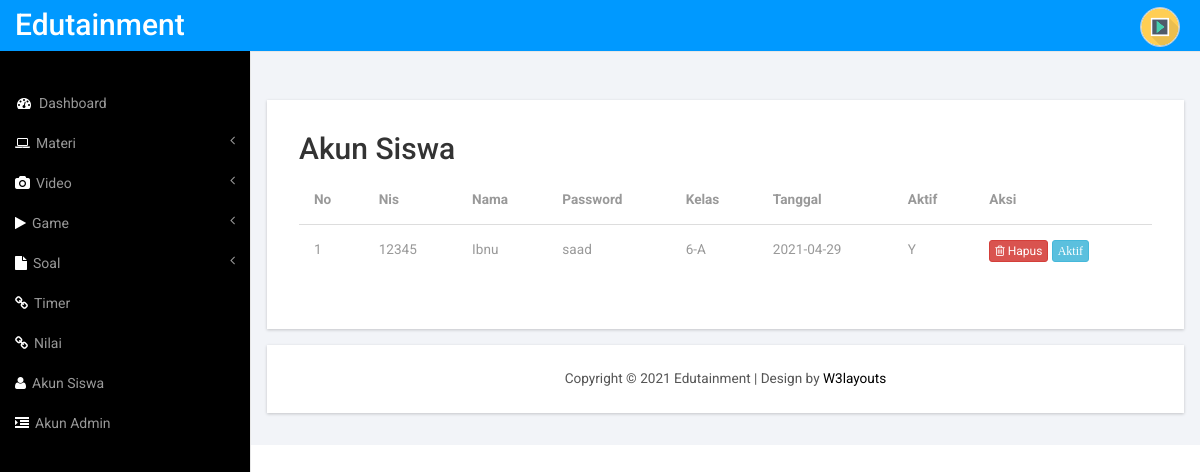
The app's page /admin/admin.php?page=akun_siswa (signed in) with its own data.
### tables this page shows
CREATE TABLE `tabel_loginsiswa` (
  `id_loginsiswa` int(11) NOT NULL,
  `tanggal` date NOT NULL,
  `nis` varchar(10) NOT NULL,
  `kelas` varchar(10) NOT NULL,
  `aktif` enum('N','Y') NOT NULL,
  `nama` varchar(50) NOT NULL,
  `username` varchar(50) NOT NULL,
  `password` varchar(50) NOT NULL
);

### admin/modul/akun_siswa/akun_siswa_page.php (the view)
<div class="content_bottom">
     <div class="col-md-12 span_3">
          <div class="bs-example1" data-example-id="contextual-table">
<h2 class="sub-header">Akun Siswa</h2>
 <table class="table">
 <thead>
  <tr>
    <th>No</th>
    <th>Nis</th>
    <th>Nama</th>
    <th>Password</th>
    <th>Kelas</th>
    <th>Tanggal</th>
    <th>Aktif</th>
    <th>Aksi</th>
  </tr>
  <?php
    $no=1;
    $page = mysqli_query($koneksi,"SELECT * FROM tabel_loginsiswa") or die(mysqli_error());
    while($data=mysqli_fetch_array($page)){
  ?>
  <tr>
    <td> <?php echo $no; ?> </td>
    <td> <?php echo $data['username']; ?> </td>
    <td> <?php echo $data['nama']; ?> </td>
     <td> <?php echo $data['password']; ?> </td>
    <td> <?php echo $data['kelas']; ?> </td>
    <td> <?php echo $data['tanggal']; ?> </td>
    <td> <?php echo $data['aktif']; ?> </td>
    <td>
      <a href="?page=akun_siswa_hapus&id=
      <?php echo $data['id_loginsiswa']; ?>" class="btn btn-danger btn-xs"><i class="fa fa-trash-o"></i> Hapus </a>
          <?php if ($data['aktif']=='Y'){ ?>
            <a href="?page=status_siswa&id=<?= $data ['id_loginsiswa'] ?>" class="btn btn-info btn-xs"><i class="fa fa-eyes">Aktif</button></a>
          <?php } else if ($data['aktif']=='N'){ ?>
            <a href="?page=status_siswa&id=<?= $data ['id_loginsiswa'] ?>"class="btn btn-danger btn-xs"><i class="fa fa-eyes">Tidak</button></a>
         <?php } ?>
    </td>
  </tr>
  <?php
      $no++;
    }
  ?>
</thead>
</table>
</div>
</div>
</div>

### admin/assets/css/style.css (style rules this page uses)
h4, h5, h6, h1, h2, h3 { margin-top: 0; }
html, body { font-family: 'Roboto', sans-serif; font-size: 100%; background:#000; overflow-x: hidden; }
body a { transition:0.5s all; -webkit-transition:0.5s all; -moz-transition:0.5s all; -o-transition:0.5s all; -ms-transition:0.5s all; }
.span_3 { padding:0; }
.content_bottom { margin-bottom:1em; }
.map_container, #chart, .span_6, .col_2, .weather_list, .cal1, .skills-info, .stats-info, .r3_counter_box, .activity_box, .bs-example1, .cloud, .copy { -ms-box-shadow: 0 1px 3px 0px rgba(0, 0, 0, 0.2); -o-box-shadow: 0 1px 3px 0px rgba(0, 0, 0, 0.2); -moz-box-shadow: 0 1px 3px 0px rgba(0, 0, 0, 0.2); -webkit-box-shadow: 0 1px 3px 0px rgba(0, 0, 0, 0.2); box-shadow: 0 1px 3px 0px rgba(0, 0, 0, 0.2); }
.table > thead > tr > th, .table > tbody > tr > th, .table > tfoot > tr > th, .table > thead > tr > td, .table > tbody > tr > td, .table > tfoot > tr > td { border-top: none !important; }
.bs-example1 { background:#fff; padding:2em; }
.table > thead > tr > th, .table > tbody > tr > th, .table > tfoot > tr > th, .table > thead > tr > td, .table > tbody > tr > td, .table > tfoot > tr > td { font-size: 0.85em; color: #999; }
.table td, .table>tbody>tr>td, .table>tbody>tr>th, .table>tfoot>tr>td, .table>tfoot>tr>th, .table>thead>tr>td, .table>thead>tr>th { padding:15px !important; }
.table > thead > tr > th { border-bottom: 1px solid #ddd !important; }
html, body#login { background: url(../images/bg.jpg)no-repeat; background-size:cover; -webkit-background-size:cover; -moz-background-size:cover; -o-background-size:cover; -ms-background-size:cover; }

### records on screen
tabel_loginsiswa: username "12345", nama "Ibnu", password "saad", kelas "6-A", tanggal "2021-04-29", aktif "Y"
